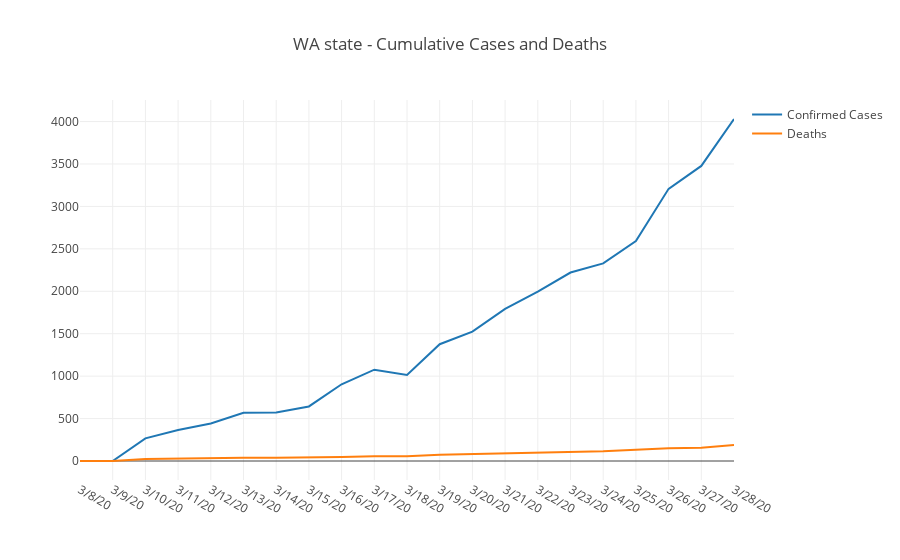

Notebook code cell kept with this figure:
### Markdown cell above
# Washington State - Aggregate Data

### Code cell
dfWAConfirmed = dfConfirmedUSStates[dfConfirmedUSStates['Province/State'] == 'Washington'].copy()
dfWADeaths =  dfDeathsUSStates[dfDeathsUSStates['Province/State'] == 'Washington'].copy()

trace1 = go.Scatter(
    x = dfWAConfirmed.columns[50:],
    y = dfWAConfirmed.iloc[0][50:], name = 'Confirmed Cases')

trace2 = go.Scatter(
    x = dfWADeaths.columns[50:],
    y = dfWADeaths.iloc[0][50:], name = 'Deaths')

data = [trace1, trace2]
layout = dict(title = 'WA state - Cumulative Cases and Deaths')

py.iplot(dict(data=data, layout=layout))
dfWAConfirmed['Category'] = 'Confirmed Cases'
dfWAConfirmed = dfWAConfirmed.set_index(['Province/State', 'Category'])
dfWAConfirmed[dfWAConfirmed.columns[50:]]
dfWADeaths['Category'] = 'Deaths'
dfWADeaths = dfWADeaths.set_index(['Province/State', 'Category'])
dfWADeaths[dfWAConfirmed.columns[50:]]

### Figure 1 — Plotly figure (JSON) as saved in the notebook; plotly's stock layout.template omitted (floating-point values rounded to 4 significant figures)
{"data": [{"name": "Confirmed Cases", "type": "scatter", "x": ["3/8/20", "3/9/20", "3/10/20", "3/11/20", "3/12/20", "3/13/20", "3/14/20", "3/15/20", "3/16/20", "3/17/20", "3/18/20", "3/19/20", "3/20/20", "3/21/20", "3/22/20", "3/23/20", "3/24/20", "3/25/20", "3/26/20", "3/27/20", "3/28/20"], "y": [0, 0, 267, 366, 442, 568, 572, 643, 904, 1076, 1014, 1376, 1524, 1793, 1996, 2221, 2328, 2591, 3207, 3477, 4030]}, {"name": "Deaths", "type": "scatter", "x": ["3/8/20", "3/9/20", "3/10/20", "3/11/20", "3/12/20", "3/13/20", "3/14/20", "3/15/20", "3/16/20", "3/17/20", "3/18/20", "3/19/20", "3/20/20", "3/21/20", "3/22/20", "3/23/20", "3/24/20", "3/25/20", "3/26/20", "3/27/20", "3/28/20"], "y": [0, 0, 23, 29, 31, 37, 37, 40, 48, 55, 55, 74, 83, 94, 95, 109, 116, 133, 150, 157, 188]}], "layout": {"title": "WA state - Cumulative Cases and Deaths"}}
